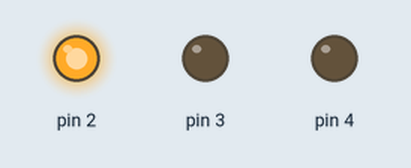
Bench run of a sketch on a simulated Arduino Uno, built with avr-gcc and run on an emulated ATmega328P. Shown: output pins drawn as LEDs (lit = HIGH).

Above: at 0.5 s.
At 1.2 s:
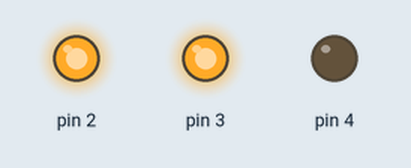
At 3.5 s:
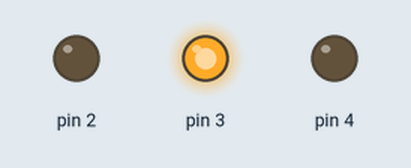
At 6.2 s:
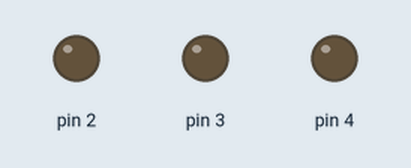
Timing chart, 0 to 9.0 s (numbered marks = the images above):
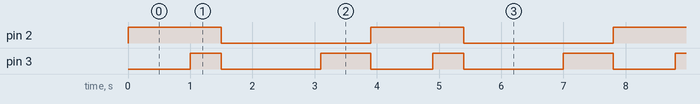

The sketch:

swiatla.ino
```cpp
void setup() {
  // put your setup code here, to run once:
  pinMode(2, OUTPUT);
  pinMode(3, OUTPUT);
  pinMode(4, OUTPUT);
}

void loop() {
  // put your main code here, to run repeatedly:
  digitalWrite(2, HIGH);
  delay(1000);
  digitalWrite(3, HIGH);
  delay(500);
  digitalWrite(2, LOW);
  digitalWrite(3, LOW);
  analogWrite(4, 60);//0-255
  delay(1600);
  digitalWrite(4, LOW);
  digitalWrite(3,HIGH);
  delay(800);
  digitalWrite(3,LOW);

}
```

Measured:
- by itself, pin 2: alternates HIGH for 1.5 s and LOW for 2.4 s
- by itself, pin 3: repeats every 3.9 s: LOW 1.6 s, HIGH 0.80 s, LOW 1.0 s, HIGH 0.50 s
- by itself, everything shown: repeats every 3.9 s, in 5 steps
